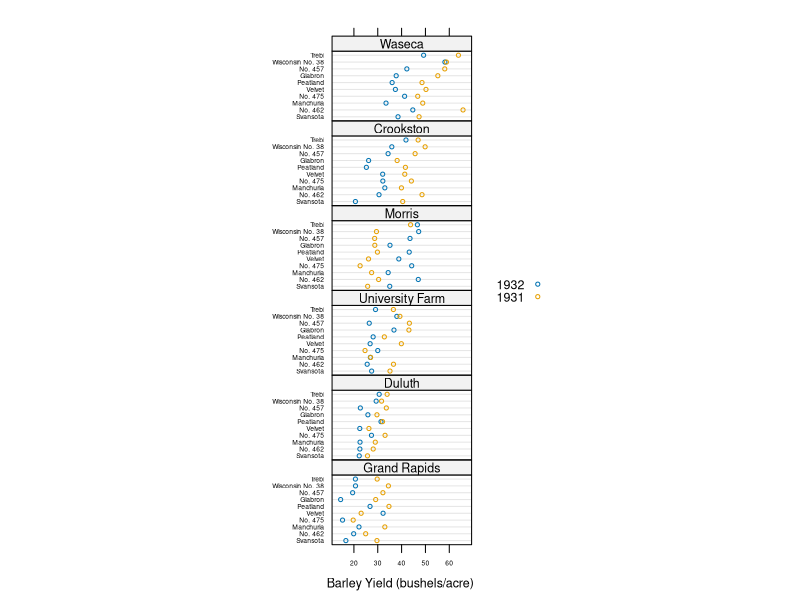

Write R code to recreate this figure.

#
# Comment:
#
# A slightly modified version of Figure 1.1 from 
# Cleveland's book "Visualizing Data"
#


library(lattice)

trellis.par.set(list(fontsize=list(text=6),
	             par.xlab.text=list(cex=1.5),
                     add.text=list(cex=1.5),
                     superpose.symbol=list(cex=.5)))
key <- simpleKey(levels(barley$year), space = "right")
key$text$cex <- 1.5
print(
     dotplot(variety ~ yield | site, data = barley, groups = year,
             key = key,
             xlab = "Barley Yield (bushels/acre) ",
             aspect=0.5, layout = c(1,6), ylab=NULL)
)
